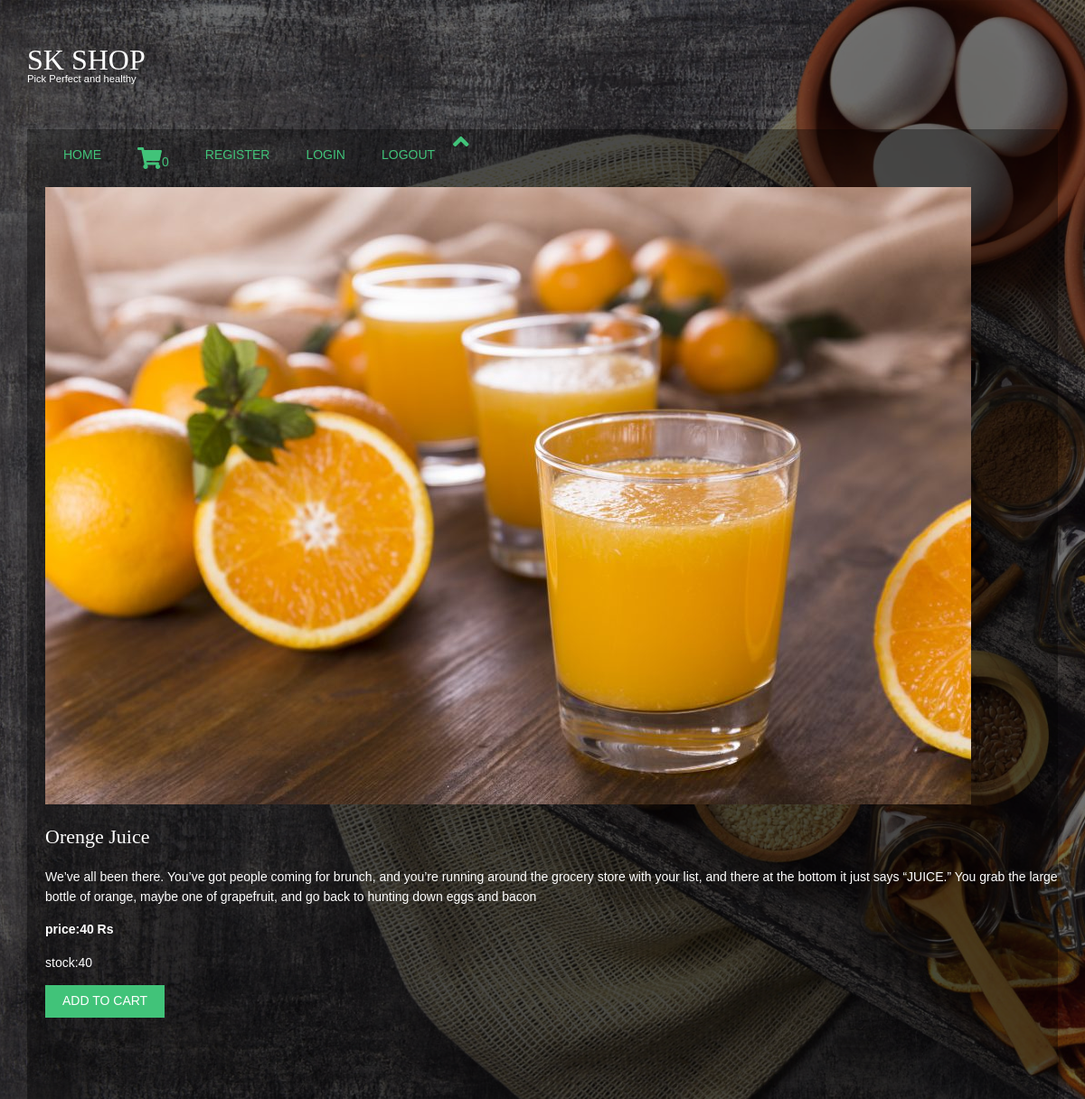
The page /juice/orenge-juice on the database its author committed.
### productapp/models.py (models this page shows, shortened)
class products(models.Model):
    name = models.CharField(max_length=150, unique=True)
    slug = models.SlugField(max_length=150, unique=True)
    img=models.ImageField(upload_to='product')
    desc=models.TextField()
    stock=models.IntegerField()
    available=models.BooleanField()
    price=models.IntegerField()
    category=models.ForeignKey(categ,on_delete=models.CASCADE)

### productapp/views.py (the view)
# urls.py: path('<slug:c_slug>/<slug:product_slug>',views.proddetails,name='details'),
def proddetails(request,c_slug,product_slug):
    try:
        prod=products.objects.get(category__slug=c_slug,slug=product_slug)
    except Exception as e:
        raise e
    return render(request,'details.html',{'pr':prod})

### cartapp/context_processor.py (called while the page is built)
def count(request):
    item_count=0
    if 'admin' in request.path:
        return {}
    else:
        try:
            ct=cartlist.objects.filter(cart_id=c_id(request))
            cti=items.objects.all().filter(cart=ct[:1])
            for c in cti:
                item_count+=c.quan
        except cartlist.DoesNotExist:
            item_count=0
        return dict(itc=item_count)

### cartapp/views.py (called while the page is built)
def c_id(request):
    ct_id=request.session.session_key
    if not ct_id:
        ct_id=request.session.create()
    return ct_id

### templates/details.html (shortened to what this page needs)
{% extends 'mainheader.html' %}
{% load static %}
{% block content %}
    <a id="button"><i class="fas fa-angle-up fa-2x"></i></a>
        <section class="tm-mb-1" id="about">
            <div class="tm-row tm-about-row">
                <div class="tm-section-1-l">
                    <img src="{{pr.img.url}}" height="500" width="500" alt="About image" class="tm-img-responsive">
                </div><br>
                <article class="tm-section-1-r tm-bg-color-8">
                    <h2 class="tm-mb-2 tm-title-color">{{pr.name}}</h2>
                        <p>{{pr.desc}}</p>
              <p> <b>price:{{pr.price}} Rs</b></p>
              <p> stock:{{pr.stock}} </p>
              {% if pr.stock <= 0 %}
                    <h1 style="color:red">Sorry no item left</h1>
               {% else %}
                    <a href="{% url 'addcart' pr.id %}" class="tm-btn tm-btn-1 tm-link-to-services"><button class="btn btn-success">Add to cart</button></a>
               {% endif %}
                </article>
            </div>
        </section>
<br>
<br><br>
<br>
{% endblock %}

### static/hm/layout/styles/layout.css (style rules this page uses)
*, *::before, *::after { transition:all .3s ease-in-out; }
body { color:#474747; background-color:#FFFFFF; }
a { color:#41C379; }
.btn, .btn.inverse:hover { color:#FFFFFF; background-color:#41C379; border-color:#41C379; }

### static/hm/layout/styles/framework.css (style rules this page uses)
html { overflow-y:scroll; overflow-x:hidden; }
html, body { margin:0; padding:0; font-size:14px; line-height:1.6em; }
*, *::before, *::after { box-sizing:border-box; }
.btn { display:inline-block; padding:8px 18px 10px; text-transform:uppercase; border:1px solid; }
a { outline:none; text-decoration:none; }
img { width:auto; max-width:100%; height:auto; margin:0; padding:0; border:none; line-height:normal; vertical-align:middle; }
body, input, textarea, select { font-family:Verdana, Geneva, sans-serif; }
h1, h2, h3, h4, h5, h6, .heading { font-family:Georgia, "Times New Roman", Times, serif; }
label, input, textarea, select, button { display:block; resize:none; outline:none; color:inherit; font-size:inherit; font-family:inherit; vertical-align:middle; }
::placeholder { opacity:1; }
h1, h2, h3, h4, h5, h6, .heading { margin:0 0 20px 0; font-size:22px; line-height:normal; font-weight:normal; text-transform:capitalize; }
address, article, aside, figcaption, figure, footer, header, main, nav, section { display:block; margin:0; padding:0; }

### rows shown on the page
products: img (picture), name "Orenge Juice", desc "We’ve all been there. You’ve got people coming for brunch, and you’re running around the grocery store with your list, and there at the bottom it just says “JUICE.” You grab the large bottle of orange, maybe one of grapefruit, and go back to hunting down eggs and bacon", price "40", stock "40"

### other values the page prints
{{ itc }} "0"
